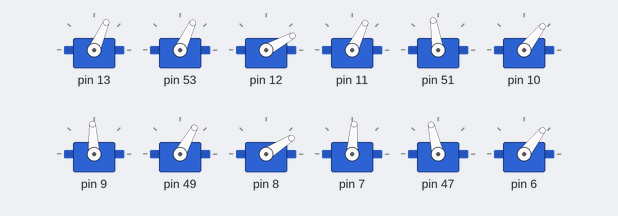
This sketch was run on a simulated Arduino Mega 2560, built with avr-gcc and run on an emulated ATmega2560. Parts: 12 × servo.

Above: at 37.15 s.
Timing chart, 0 to 40.0 s (numbered marks = the images above):
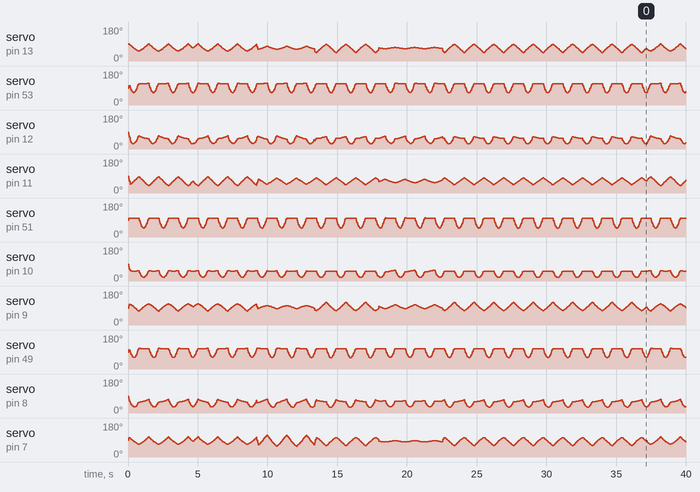

The sketch:

hexapod.ino
```cpp
#include <Servo.h>
#include <stdlib.h>
#include <math.h>


/*
 * Units:
 *    Position vectors: mm
 *    Angles: degrees
 *
 * The front is where the arduino is located
 * x-axis: back to front (x = 0: centre)
 * y-axis: bottom to top (y = 0: bottom plate)
 * z-axis: left to right (z = 0: centre)
 */

class Vector3 {
  public:
    Vector3 () {}
    Vector3 (float x_, float y_, float z_) {

      x = x_;
      y = y_;
      z = z_;
    }

    float get_x() { return x; }
    float get_y() { return y; }
    float get_z() { return z; }

    String to_string() {

      return "(" + String(x) + ", " + String(y) + ", " + String(z) + ")";
    }

    Vector3 scale(float scalar) {

      return {x * scalar, y * scalar, z * scalar};
    }

    Vector3 add(Vector3 vector) {

      return {x + vector.get_x(), y + vector.get_y(), z + vector.get_z()};
    }

    Vector3 sub(Vector3 vector) {

      return {x - vector.get_x(), y - vector.get_y(), z - vector.get_z()};
    }

    Vector3 cross(Vector3 vector) {

      return {y*vector.get_z() - z*vector.get_y(),
              z*vector.get_x() - x*vector.get_z(),
              x*vector.get_y() - y*vector.get_x()};
    }

    Vector3 rotate(float angle, Vector3 axis) {

      float angleR = radians(angle);

      Vector3 vecPar = axis.scale(dot(axis));
      Vector3 vecPerp1 = sub(vecPar);

      Vector3 vecPerp2 = vecPerp1.scale(cos(angleR)).add(vecPerp1.cross(axis).scale(sin(angleR)));
      Vector3 vec2 = vecPar.add(vecPerp2);

      return vec2;
    }

    float getAngle(Vector3 vector, Vector3 axis) {

      Vector3 vecPar1 = axis.scale(dot(axis));
      Vector3 vecPerp1 = sub(vecPar1);
      Vector3 vecPar2 = axis.scale(vector.dot(axis));
      Vector3 vecPerp2 = vector.sub(vecPar2);

      float x = vecPerp1.dot(vecPerp2);
      float y = vecPerp1.cross(axis).dot(vecPerp2);

      return degrees(atan2(y, x));
    }

    float magnitude() {

      return sqrt(pow(x, 2) + pow(y, 2) + pow(z, 2));
    }

    float dot(Vector3 vector) {

      return x * vector.get_x() + y * vector.get_y() + z * vector.get_z();
    }

  private:

    float x;
    float y;
    float z;
};

Vector3 operator+ (Vector3 vectorA, Vector3 vectorB) {
  return vectorA.add(vectorB);
}

Vector3 operator- (Vector3 vectorA, Vector3 vectorB) {
  return vectorA.sub(vectorB);
}

Vector3 operator* (Vector3 vector, float scalar) {
  return vector.scale(scalar);
}

Vector3 operator* (float scalar, Vector3 vector) {
  return vector.scale(scalar);
}

float invCosRule(float a, float b, float c) {

  return degrees(acos((pow(b, 2) + pow(c, 2) - pow(a, 2)) / (2 * b * c)));
}

// A wrapper class for servos
class Joint {
  public:

    Joint(Vector3 restPos_, Vector3 axis_, float angleScale_, float angleOffset_, float resetAngle_, float fps) {

      angleScale = angleScale_;
      angleOffset = angleOffset_;
      resetAngle = resetAngle_;

      restPos = restPos_;
      axis = axis_;
      FPS = fps;
    }

    void attach(int pin) {

      servo.attach(pin);
    }

    float read() {

      return servo2joint(servo.read());
    }

    void write(float targetP, float maxSpeedP) {

      target = targetP;
      maxSpeed = maxSpeedP;
    }

    void reset() {

      write(resetAngle, 60);
    }

    void update() {

      float g = 1.0;
      if (target < read()) {
        g = -1.0;
      }
      servo.write(joint2servo(read() + g * min(maxSpeed / FPS, abs(target - read()))));
    }

    Servo get_servo() { return servo; }

    Vector3 get_restPos() { return restPos; }
    Vector3 get_axis() { return axis; }

  private:

    Servo servo;

    Vector3 restPos;        // The absolute position of the servo's axis of rotation when all the angles of previous joints on the same leg are 0
    Vector3 axis;           // A unit vector that defines the axis of rotation itself

    float angleScale;       // Angle multiplier for callibration
    float angleOffset;
    float resetAngle;
    float target = 0;
    float maxSpeed = 0.01;  // the maximum angular velocity in degrees per second

    float FPS;

    float joint2servo(float angleP) {
      return angleP * angleScale + angleOffset;
    }
    float servo2joint(float angleP) {
      return (angleP - angleOffset) / angleScale;
    }
};

class Leg {

  public:

    Leg() {}

    Leg (Vector3 restPos_, Joint *joint1, Joint *joint2, Joint *joint3, float fps) {

      joints[0] = joint1;
      joints[1] = joint2;
      joints[2] = joint3;

      restPos = restPos_;

      FPS = fps;
    }

    void update() {

      joints[0]->update();
      joints[1]->update();
      joints[2]->update();
    }

    Vector3 get_pos() {

      return get_pos(3);
    }

    Vector3 get_pos(int jointIndex) {

      if (jointIndex == 0) {
        return get_restPos(0);
      }

      Vector3 pos = get_restPos(jointIndex);

      for (int i = jointIndex; i > 0; i--) {

        Vector3 deltaPos = pos - get_restPos(i - 1);
        pos = get_restPos(i - 1) + deltaPos.rotate(joints[i - 1]->read(), joints[i - 1]->get_axis());
      }

      return pos;
    }

    void writePos(Vector3 target, float maxSpeed) {

      Vector3 joint1ToTarget = target - get_restPos(0);
      Vector3 joint1ToLeg = restPos - get_restPos(0);

      Vector3 joint2ToLeg = restPos - get_restPos(1);

      Vector3 joint3ToJoint2 = get_restPos(2) - get_restPos(1);
      Vector3 joint3ToLeg = restPos - get_restPos(2);

      float angle1 = joint1ToLeg.getAngle(joint1ToTarget, joints[0]->get_axis());                                                 // The rotation of the first servo

      Vector3 target2 = joint1ToTarget.rotate(-angle1, joints[0]->get_axis()) + get_restPos(0);                                   // The target position with the rotation of the first joint canceled out
      Vector3 joint2ToTarget2 = target2 - get_restPos(1);

      float offsetAngle1 = invCosRule(joint3ToLeg.magnitude(), joint2ToTarget2.magnitude(), joint3ToJoint2.magnitude());          // The angle: target-joint2-joint3
      float angle2 = joint3ToJoint2.getAngle(joint2ToTarget2, joints[1]->get_axis()) - offsetAngle1;                              // The rotation of the second servo

      float offsetAngle2 = invCosRule(joint2ToLeg.magnitude(), joint3ToJoint2.magnitude(), joint3ToLeg.magnitude());              // The angle: leg-joint3-joint2 at rest
      float angle3 = invCosRule(joint2ToTarget2.magnitude(), joint3ToJoint2.magnitude(), joint3ToLeg.magnitude()) - offsetAngle2; // The rotation of the third joint

      joints[0]->write(angle1, maxSpeed);
      joints[1]->write(angle2, maxSpeed);
      joints[2]->write(angle3, maxSpeed);
    }

    // This function is used to move the leg from A to B using a parabolic trajectory while walking
    void moveTo(Vector3 start, Vector3 end, float height, float time) {

      writePos(start.add(end.sub(start).scale(status / time)).add({0, height * (1 - pow(1 - 2 * status / time, 2)), 0}), 600);
    }

    void setRefPos(Vector3 refPosP) { refPos = refPosP; }
    void set_status(float stat) { status = stat; }

    Vector3 get_refPos() { return refPos; }
    Vector3 get_restPos() { return get_restPos(3); }
    Vector3 get_restPos(int index) {

      if (index > 2) {

        return restPos;

      } else {

        return joints[index]->get_restPos();
      }
    }

  private:

    Vector3 restPos; // The absolute position of the end of the leg when the angle of every joint on the leg is 0
    Vector3 refPos;  // The center location of the motion of the end of the leg while walking

    Vector3 start;   // A start location defined used in the moveTo() function
    Vector3 end;     // An end location defined used in the moveTo() function

    Joint* joints[3];

    float FPS;
    float status = -1; // A value that defines the linear progress of the motion of the moveTo() function
};

// A legGroup containes the two outer most legs of one side and the middle leg from the other side of the hexapod
class LegGroup {

  public:

    LegGroup() {};
    LegGroup(Leg* leg1, Leg* leg2, Leg* leg3, float fps) {

      legs[0] = leg1;
      legs[1] = leg2;
      legs[2] = leg3;

      FPS = fps;
    }

    void update() {

      status = max(0, status - 1000 / FPS);

      for (int i = 0; i < 3; i++) {

        legs[i]->update();
      }
    }

    void walk(Vector3 translation, float rotation, float height, float time) {

      for (int i = 0; i < 3; i++) {

        if (lifted) {

          Vector3 rotatedPos1 = legs[i]->get_refPos().rotate(rotation / 2, {0, 1, 0});
          Vector3 rotatedPos2 = legs[i]->get_refPos().rotate(-rotation / 2, {0, 1, 0});

          legs[i]->set_status(status); // Sets the leg.status equal to the legGroup.status so it can be used in the moveTo() function
          legs[i]->moveTo(rotatedPos1 + (0.5 * translation), rotatedPos2 - (0.5 * translation), height, time);

        } else {

          Vector3 rotatedPos = legs[i]->get_refPos().rotate(-rotation/2 + status/time * rotation, {0, 1, 0});

          legs[i]->writePos(rotatedPos - ((0.5 - status / time) * translation), 600);
        }
      }
    }

    void set_status(float statusP) { status = statusP; }
    void set_lifted(bool liftedP) { lifted = liftedP; }

    float get_status() { return status; }
    bool get_lifted() { return lifted; }

  private:

    Leg* legs[3];

    float status = 0; // A value that defines the progress of a single step in the walkcycle
    float FPS;

    bool lifted = false;
};

// Data structure used to define an task the hexapod could perform for a certain amount of time
class Command {

  public:

    Vector3 translation;

    String type;

    float duration;
    float rotation;
    float stepHight;
    float stepDuration;

    Command() {}

    Command(String type_) { type = type_; }

    Command(String type_, float duration_, Vector3 translation_, float rotation_, float stepHight_, float stepDuration_) {

      type = type_;
      duration = duration_;
      translation = translation_;
      rotation = rotation_;
      stepHight = stepHight_;
      stepDuration = stepDuration_;
    }
};


class Hexapod {

  public:

    Hexapod(LegGroup legGroup1, LegGroup legGroup2, float fps) {

      legGroup[0] = legGroup1;
      legGroup[1] = legGroup2;
      FPS = fps;
    }

    void update() {

      legGroup[0].update();
      legGroup[1].update();
    }

    void sequence() {

      commandStatus = max(0, commandStatus - 1000 / FPS);

      if (commands[commandIndex].type == "end") {

        commandIndex = -1;

      } else if (commandStatus == 0) {

        commandIndex += 1;
        commandStatus = commands[commandIndex].duration;
      }

      if (commands[commandIndex].type == "walk") {

        walk(commands[commandIndex]);
      }
    }

    void walk(Command command) {
      walk(command.translation, command.rotation, command.stepHight, command.stepDuration);
    }

    void walk(Vector3 translation, float rotation, float height, float time) {

      if (legGroup[0].get_status() == 0 && legGroup[1].get_status() == 0 && legGroup[0].get_lifted() == false && legGroup[1].get_lifted() == false) {

        legGroup[0].set_status(time);
        legGroup[0].set_lifted(true);
        legGroup[1].set_status(time);
        legGroup[1].set_lifted(false);

      } else if (legGroup[0].get_lifted() && legGroup[0].get_status() == 0) {

        legGroup[0].set_status(time);
        legGroup[0].set_lifted(false);
        legGroup[1].set_status(time);
        legGroup[1].set_lifted(true);

      } else if (legGroup[1].get_lifted() && legGroup[1].get_status() == 0) {

        legGroup[0].set_status(time);
        legGroup[0].set_lifted(true);
        legGroup[1].set_status(time);
        legGroup[1].set_lifted(false);
      }

      legGroup[0].walk(translation, rotation, height, time);
      legGroup[1].walk(translation, rotation, height, time);
    }

  private:

    LegGroup legGroup[2];

    // A sequence of commands that will be executed while the sequence function is being called
    Command commands[7] = {

      {"walk", 2000, {80, 0, 0}, 0, 50, 300},
      {"walk", 2000, {-80, 0, 0}, 0, 50, 300},
      {"walk", 1800, {80, 0, 0}, 10, 50, 300},
      {"walk", 2000, {0, 0, 0}, -20, 50, 300},
      {"walk", 2000, {-30, 0, -30}, 0, 50, 300},
      {"walk", 6400, {-0, 0, -0}, 20, 50, 300},
      {"end"}
    };

    int commandIndex = -1;   // The command that is currently being executed
    float commandStatus = 0; // A value that defines the linear progress of the to be executed command
    float FPS;
};

const float FPS = 45; // the framerate of the main loop

Joint joints[18] = {
  {{130.5, 15, 75}, {0, -1, 0}, -1, 90, 0, FPS},
  {{141, 15, 110.45}, {-1, 0, 0}, 1, 44, 0, FPS},
  {{141, 95, 110.45}, {1, 0, 0}, 1, 12, 0, FPS},

  {{0, 15, 75}, {0, -1, 0}, -1, 70, 0, FPS},
  {{-10.5, 15, 110.45}, {-1, 0, 0}, 1, 29, 0, FPS},
  {{-10.5, 95, 110.45}, {1, 0, 0}, 1, 9, 0, FPS},

  {{-130.5, 15, 75}, {0, -1, 0}, -1, 75, 0, FPS},
  {{-141, 15, 110.45}, {-1, 0, 0}, 1, 39, 0, FPS},
  {{-141, 95, 110.45}, {1, 0, 0}, 1, 15, 0, FPS},

  {{-130.5, 15, -75}, {0, 1, 0}, 1, 105, 0, FPS},
  {{-141, 15, -110.45}, {1, 0, 0}, 1, 34, 0, FPS},
  {{-141, 95, -110.45}, {-1, 0, 0}, 1, 4, 0, FPS},

  {{0, 15, -75}, {0, 1, 0}, 1, 108, 0, FPS},
  {{-10.5, 15, -110.45}, {1, 0, 0}, 1.2, 10, 0, FPS},
  {{-10.5, 95, -110.45}, {-1, 0, 0}, 1, 7, 0, FPS},

  {{130.5, 15, -75}, {0, 1, 0}, 1, 85, 0, FPS},
  {{141, 15, -110.45}, {1, 0, 0}, 1, 43, 0, FPS},
  {{141, 95, -110.45}, {-1, 0, 0}, 1, 1, 0, FPS}

};

Leg legs[6] {

  {{141, -41.23, 155.88}, &joints[0], &joints[1], &joints[2], FPS},       // front right
  {{-10.5, -41.23, 155.88}, &joints[3], &joints[4], &joints[5], FPS},     // mid right
  {{-141, -41.23, 155.88}, &joints[6], &joints[7], &joints[8], FPS},      // back right
  {{-141, -41.23, -155.88}, &joints[9], &joints[10], &joints[11], FPS},   // back left
  {{-10.5, -41.23, -155.88}, &joints[12], &joints[13], &joints[14], FPS}, // mid left
  {{141, -41.23, -155.88}, &joints[15], &joints[16], &joints[17], FPS}    // front left
};

Hexapod hexapod = {

  {&legs[0], &legs[2], &legs[4], FPS},
  {&legs[1], &legs[3], &legs[5], FPS},
  FPS
};

void setup() {

  joints[0].attach(13); // First
  joints[1].attach(53); // Second
  joints[2].attach(12); // Third

  joints[3].attach(11); // First
  joints[4].attach(51); // ...
  joints[5].attach(10);

  joints[6].attach(9);
  joints[7].attach(49);
  joints[8].attach(8);

  joints[9].attach(7);
  joints[10].attach(47);
  joints[11].attach(6);

  joints[12].attach(5);
  joints[13].attach(45);
  joints[14].attach(4);

  joints[15].attach(3);
  joints[16].attach(43);
  joints[17].attach(2);

  Serial.begin(9600);

  //-140
//  legs[0].writePos(legs[0].get_restPos().add({0, -50, 0}), 60);
//  legs[1].writePos(legs[1].get_restPos().add({0, -50, 0}), 60);
//  legs[2].writePos(legs[2].get_restPos().add({0, -50, 0}), 60);
//  legs[3].writePos(legs[3].get_restPos().add({0, -50, 0}), 60);
//  legs[4].writePos(legs[4].get_restPos().add({0, -50, 0}), 60);
//  legs[5].writePos(legs[5].get_restPos().add({0, -50, 0}), 60);

  legs[0].setRefPos({180, -100, 165});
  legs[1].setRefPos({0, -100, 165});
  legs[2].setRefPos({-180, -100, 165});
  legs[3].setRefPos({-180, -100, -165});
  legs[4].setRefPos({0, -100, -165});
  legs[5].setRefPos({180, -100, -165});

//  for (int i = 0; i < 18; i++) {
//    joints[i].write(10, 60);
//  }
}

void loop() {

  hexapod.update();

  hexapod.sequence();

  delay(1000/FPS);
}
```
